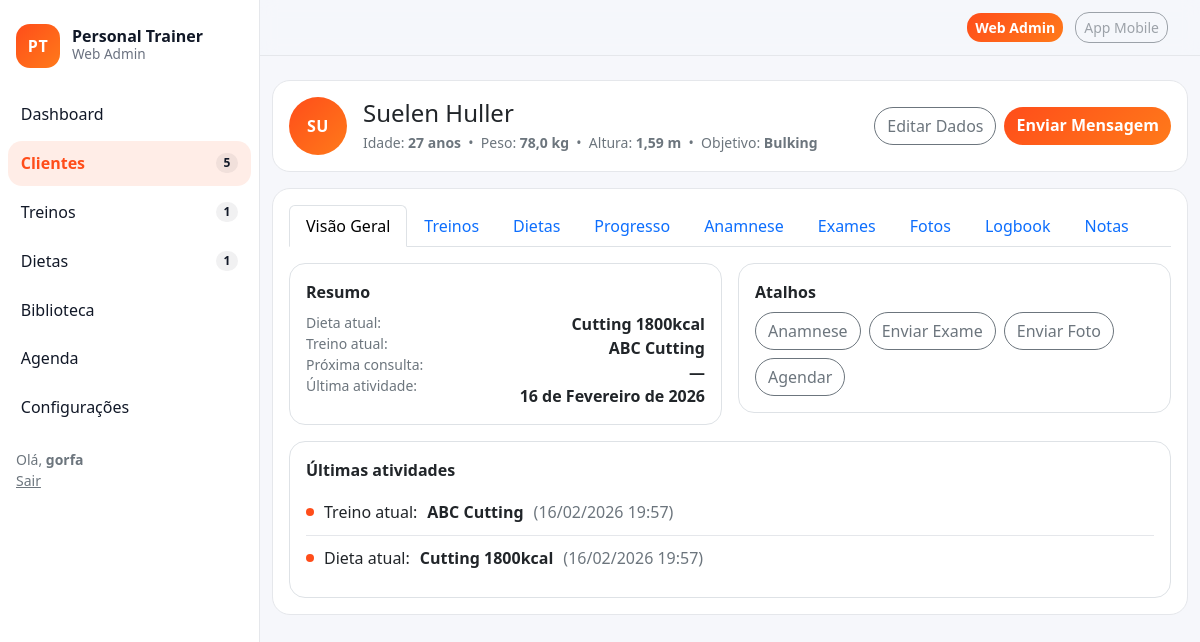
/crm/5/ (signed in), run on the app's committed database.
### crm/models.py (models this page shows, shortened)
class Client(models.Model):
    class Status(models.TextChoices):
        ACTIVE = "active", "Ativo"
        PAUSED = "paused", "Pausado"
        ARCHIVED = "archived", "Arquivado"
    full_name = models.CharField("Nome", max_length=160)
    age = models.PositiveIntegerField("Idade", default=0)
    weight_kg = models.DecimalField("Peso (kg)", max_digits=5, decimal_places=1, default=0)
    height_m = models.DecimalField("Altura (m)", max_digits=4, decimal_places=2, default=0)
    status = models.CharField(max_length=16, choices=Status.choices, default=Status.ACTIVE)
    plan = models.ForeignKey(Plan, on_delete=models.SET_NULL, null=True, blank=True)
    last_activity_at = models.DateField("Última atividade", null=True, blank=True)
    created_at = models.DateTimeField(auto_now_add=True)

class Plan(models.Model):
    name = models.CharField(max_length=80, unique=True)
    def __str__(self) -> str:
        return self.name

### diets/models.py (models this page shows, shortened)
class ClientDiet(models.Model):
    client = models.ForeignKey(Client, on_delete=models.CASCADE, related_name="diets")
    plan = models.ForeignKey(DietPlan, on_delete=models.PROTECT)
    applied_at = models.DateTimeField(auto_now_add=True)
    is_current = models.BooleanField(default=True)

class DietPlan(models.Model):
    name = models.CharField(max_length=120)
    total_kcal = models.PositiveIntegerField(default=0)
    is_active = models.BooleanField(default=True)

### workouts/models.py (models this page shows, shortened)
class ClientWorkout(models.Model):
    client = models.ForeignKey(Client, on_delete=models.CASCADE, related_name="workouts")
    plan = models.ForeignKey(WorkoutPlan, on_delete=models.PROTECT)
    applied_at = models.DateTimeField(auto_now_add=True)
    is_current = models.BooleanField(default=True)

class WorkoutPlan(models.Model):
    name = models.CharField(max_length=120)
    tags = models.CharField(max_length=200, blank=True, help_text="Ex.: Hipertrofia, ABC")
    is_active = models.BooleanField(default=True)

### crm/views.py (the view)
# urls.py: path("<int:pk>/", views.ClientDetailView.as_view(), name="client_detail"),
class ClientDetailView(LoginRequiredMixin, DetailView):
    model = Client
    template_name = "crm/client_detail.html"
    context_object_name = "client"
    def get_context_data(self, **kwargs):
        ctx = super().get_context_data(**kwargs)
        client = self.object
        ctx["active_tab"] = "overview"
        ctx["current_workout"] = client.workouts.select_related("plan").filter(is_current=True).order_by("-applied_at").first()
        ctx["current_diet"] = client.diets.select_related("plan").filter(is_current=True).order_by("-applied_at").first()
        ctx["latest_progress"] = client.progress.all()[:8]
        ctx["latest_files"] = client.files.all()[:6]
        ctx["latest_notes"] = client.notes.all()[:4]
        ctx["next_appointments"] = Appointment.objects.filter(client=client, starts_at__gte=timezone.now()).order_by("starts_at")[:5]
        return ctx

### core/context_processors.py (called while the page is built)
def nav_counts(request):
    try:
        return {
            "nav_clients_count": Client.objects.filter(status=Client.Status.ACTIVE).count(),
            "nav_workouts_today": WorkoutPlan.objects.filter(is_active=True).count(),
            "nav_diets_active": DietPlan.objects.filter(is_active=True).count(),
            "nav_alerts_count": Alert.objects.filter(is_open=True).count(),
        }
    except Exception:
        return {"nav_clients_count": 0, "nav_workouts_today": 0, "nav_diets_active": 0, "nav_alerts_count": 0}

### crm/templates/crm/client_detail.html (shortened to what this page needs)
{% extends "base.html" %}
{% block content %}
<div class="card mb-3">
  <div class="card-body d-flex align-items-center justify-content-between flex-wrap gap-3">
    <div class="d-flex align-items-center gap-3">
      <div class="brand-mark" style="width:58px;height:58px;border-radius:999px;">
        {{ client.full_name|slice:":1"|upper }}{{ client.full_name|slice:"1:2"|upper }}
      </div>
      <div>
        <h1 class="h4 mb-1">{{ client.full_name }}</h1>
        <div class="text-secondary small">
          Idade: <strong>{{ client.age }} anos</strong> &nbsp;•&nbsp;
          Peso: <strong>{{ client.weight_kg }} kg</strong> &nbsp;•&nbsp;
          Altura: <strong>{{ client.height_m }} m</strong> &nbsp;•&nbsp;
          Objetivo: <strong>{{ client.plan|default:"—" }}</strong>
        </div>
      </div>
    </div>
    <div class="d-flex gap-2">
      <a class="btn btn-outline-secondary btn-pill" href="{% url 'crm:client_update' client.pk %}">Editar Dados</a>
      <a class="btn btn-brand btn-pill" href="{% url 'crm:client_logbook' client.pk %}">Enviar Mensagem</a>
    </div>
  </div>
</div>
<div class="card">
  <div class="card-body">
    {% include "crm/_client_tabs.html" with client=client active_tab=active_tab %}
    <div class="row g-3">
      <div class="col-12 col-lg-6">
        <div class="p-3 border rounded-4">
          <div class="fw-bold mb-2">Resumo</div>
          <div class="d-flex justify-content-between">
            <div class="text-secondary small">
              Dieta atual:<br>
              Treino atual:<br>
              Próxima consulta:<br>
              Última atividade:
            </div>
            <div class="text-end">
              <div class="fw-bold">{% if current_diet %}{{ current_diet.plan.name }}{% else %}—{% endif %}</div>
              <div class="fw-bold">{% if current_workout %}{{ current_workout.plan.name }}{% else %}—{% endif %}</div>
              <div class="fw-bold">
                {% if next_appointments.0 %}
                  {{ next_appointments.0.starts_at|date:"d/m/Y H:i" }}
                {% else %}
                  —
                {% endif %}
              </div>
              <div class="fw-bold">{{ client.last_activity_at|default:"—" }}</div>
            </div>
          </div>
        </div>
      </div>
      <div class="col-12 col-lg-6">
        <div class="p-3 border rounded-4">
          <div class="fw-bold mb-2">Atalhos</div>
          <div class="d-flex flex-wrap gap-2">
            <a class="btn btn-outline-secondary btn-pill" href="{% url 'crm:client_anamnesis' client.pk %}">Anamnese</a>
            <a class="btn btn-outline-secondary btn-pill" href="{% url 'crm:client_exams' client.pk %}">Enviar Exame</a>
            <a class="btn btn-outline-secondary btn-pill" href="{% url 'crm:client_photos' client.pk %}">Enviar Foto</a>
            <a class="btn btn-outline-secondary btn-pill" href="{% url 'agenda:appointment_create' %}?client={{ client.pk }}">Agendar</a>
          </div>
        </div>
      </div>
      <div class="col-12">
        <div class="p-3 border rounded-4">
          <div class="fw-bold mb-2">Últimas atividades</div>
          <ul class="activity mb-0">
            {% if current_workout %}
              <li><span class="dot"></span> Treino atual: <strong>{{ current_workout.plan.name }}</strong> <span class="text-secondary">({{ current_workout.applied_at|date:"d/m/Y H:i" }})</span></li>
            {% endif %}
            {% if current_diet %}
              <li><span class="dot"></span> Dieta atual: <strong>{{ current_diet.plan.name }}</strong> <span class="text-secondary">({{ current_diet.applied_at|date:"d/m/Y H:i" }})</span></li>
            {% endif %}
          </ul>
        </div>
      </div>
    </div>
  </div>
</div>
{% endblock %}

### templates/base.html (shortened to what this page needs)
{% load static %}
<!doctype html>
<html lang="pt-br">
<head>
  <link href="https://cdn.jsdelivr.net/npm/bootstrap@5.3.3/dist/css/bootstrap.min.css" rel="stylesheet">
  <link href="{% static 'css/theme.css' %}" rel="stylesheet">
</head>
<body class="app-body">
  <div class="app-shell">
    <aside class="app-sidebar">
      <div class="px-3 py-4">
        <div class="brand">
          <div class="brand-mark">PT</div>
          <div class="brand-name">
            <div class="brand-title">Personal Trainer</div>
            <div class="brand-sub">Web Admin</div>
          </div>
        </div>
      </div>
      <nav class="nav flex-column px-2">
        <a class="nav-link {% if request.resolver_match.url_name == 'dashboard' %}active{% endif %}"
           href="{% url 'dashboard' %}">
          <span>Dashboard</span>
        </a>
        <a class="nav-link {% if request.path|slice:':5' == '/crm/' %}active{% endif %}"
           href="{% url 'crm:client_list' %}">
          <span>Clientes</span>
          <span class="badge badge-metric">{{ nav_clients_count }}</span>
        </a>
        <a class="nav-link {% if request.path|slice:':9' == '/treinos/' %}active{% endif %}"
           href="{% url 'workouts:workout_list' %}">
          <span>Treinos</span>
          <span class="badge badge-metric">{{ nav_workouts_today }}</span>
        </a>
        <a class="nav-link {% if request.path|slice:':8' == '/dietas/' %}active{% endif %}"
           href="{% url 'diets:diet_list' %}">
          <span>Dietas</span>
          <span class="badge badge-metric">{{ nav_diets_active }}</span>
        </a>
        <a class="nav-link {% if request.path|slice:':12' == '/biblioteca/' %}active{% endif %}"
           href="{% url 'library:exercises' %}">
          <span>Biblioteca</span>
        </a>
        <a class="nav-link {% if request.path|slice:':10' == '/agenda/' %}active{% endif %}"
           href="{% url 'agenda:calendar' %}">
          <span>Agenda</span>
        </a>
        <a class="nav-link {% if request.path|slice:':10' == '/anamnese/' %}active{% endif %}"
           href="{% url 'anamnesis:builder' %}">
          <span>Configurações</span>
        </a>
        <div class="mt-3 px-2 small text-secondary">
          {% if request.user.is_authenticated %}
            Olá, <strong>{{ request.user.get_short_name|default:request.user.username }}</strong><br>
            <a class="link-secondary" href="{% url 'logout' %}">Sair</a>
          {% else %}
            <a class="link-secondary" href="{% url 'login' %}">Entrar</a>
          {% endif %}
        </div>
      </nav>
    </aside>
    <main class="app-main">
      <header class="app-topbar">
        <div class="container-fluid d-flex align-items-center justify-content-end">
          <div class="topbar-switch ms-auto">
            <a class="btn btn-brand btn-sm me-2" href="/admin/">Web Admin</a>
            <span class="btn btn-outline-secondary btn-sm disabled" aria-disabled="true">App Mobile</span>
          </div>
        </div>
      </header>
      <section class="app-content container-fluid py-4">
        {% block content %}{% endblock %}
      </section>
    </main>
  </div>
</body>
</html>

### static/css/theme.css (style rules this page uses)
:root { --brand:#ff4d1a; --brand-2:#ff7a1a; --brand-soft: rgba(255,77,26,.10); --danger:#ff2d55; --bg:#f6f7fb; --text:#111827; --muted:#6b7280; --card:#ffffff; --border:#e5e7eb; --radius:18px; }
* { box-sizing:border-box }
body { font-family: ui-sans-serif, system-ui, -apple-system, Segoe UI, Roboto, Arial, "Apple Color Emoji","Segoe UI Emoji"; }
.app-body { background:var(--bg); color:var(--text); }
.app-shell { display:flex; min-height:100vh; }
.app-sidebar { width:260px; background:#fff; border-right:1px solid var(--border); position:sticky; top:0; height:100vh; }
.brand { display:flex; align-items:center; gap:12px; }
.brand-mark { width:44px; height:44px; border-radius:14px; background:linear-gradient(135deg,var(--brand),var(--brand-2)); color:#fff; display:flex; align-items:center; justify-content:center; font-weight:900; letter-spacing:.5px; }
.brand-title { font-weight:800; line-height:1; }
.brand-sub { color:var(--muted); font-size:.85rem; }
.app-sidebar .nav-link { display:flex; align-items:center; justify-content:space-between; border-radius:14px; padding:.65rem .8rem; color:#111827; margin-bottom:.25rem; }
.app-sidebar .nav-link.active { background:var(--brand-soft); color:var(--brand); font-weight:700; }
.badge-metric { background:rgba(17,24,39,.06); color:#111827; font-weight:700; border-radius:999px; }
.app-main { flex:1; min-width:0; }
.app-topbar { position:sticky; top:0; z-index:10; background:rgba(246,247,251,.9); backdrop-filter: blur(8px); border-bottom:1px solid var(--border); padding:.75rem 0; }
.btn-brand { background:linear-gradient(135deg,var(--brand),var(--brand-2)); border:0; color:#fff; font-weight:800; border-radius:14px; }
.btn-outline-secondary { border-radius:14px; }
.app-content { padding-bottom:40px; }
.card { border:1px solid var(--border); border-radius:var(--radius); }
.activity { list-style:none; padding:0; margin:0; }
.activity li { display:flex; align-items:center; gap:10px; padding:.65rem 0; border-top:1px solid var(--border); }
.activity li:first-child { border-top:0; }
.dot { width:8px; height:8px; border-radius:999px; background:var(--brand); display:inline-block; }
.btn-pill { border-radius:999px; }
.app-topbar { padding: 12px 20px; }
.topbar-switch { margin-left: auto; }

### data on the page
Client: full_name "S", full_name "U", full_name "Suelen Huller", age "27", weight_kg "78,0", height_m "1,59", plan "Bulking", last_activity_at "16 de Fevereiro de 2026"
ClientDiet: plan.name "Cutting 1800kcal", applied_at "16/02/2026 19:57"
ClientWorkout: plan.name "ABC Cutting", applied_at "16/02/2026 19:57"

### other printed values
{{ nav_clients_count }} "5"
{{ nav_workouts_today }} "1"
{{ nav_diets_active }} "1"
{{ request.user.get_short_name|default:request.user.username }} "gorfa"
